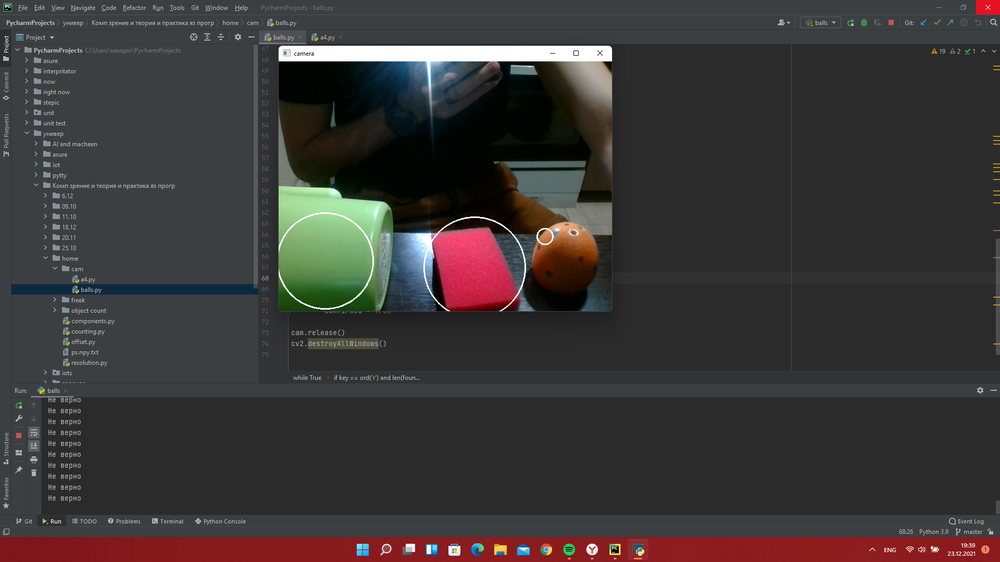
#> input picture comp_vision/homework/balls/1.png, 1000 x 562 px, shrunk from 1920 x 1080 before the run, given in place of the camera
$ python 'not balls.py'
#> lines starting #> are read from the running program, lines starting #| are printed output that depends on the picture; after the words box and inside, x2 and y2 are one past the last pixel; in counts of white or black regions, pixels touching at a corner belong together
import cv2

cam = cv2.VideoCapture(0)
cv2.namedWindow('camera', cv2.WINDOW_KEEPRATIO)

balls_color_bondaries = [
    [(44, 100, 150), (85, 255, 255), 'green'],
    [(130, 120, 160), (180, 255, 255), 'red'],
    [(10, 120, 180), (50, 255, 255), 'yellow']
]

order = []
found = []
remembered = False
was_printed = False
confirmed = False
shown_order = []

while True:
    _, image = cam.read()
#> image is the input picture: shape (562, 1000, 3); mean B, G, R 54.2, 54.9, 58.6
    image = cv2.flip(image, 1)
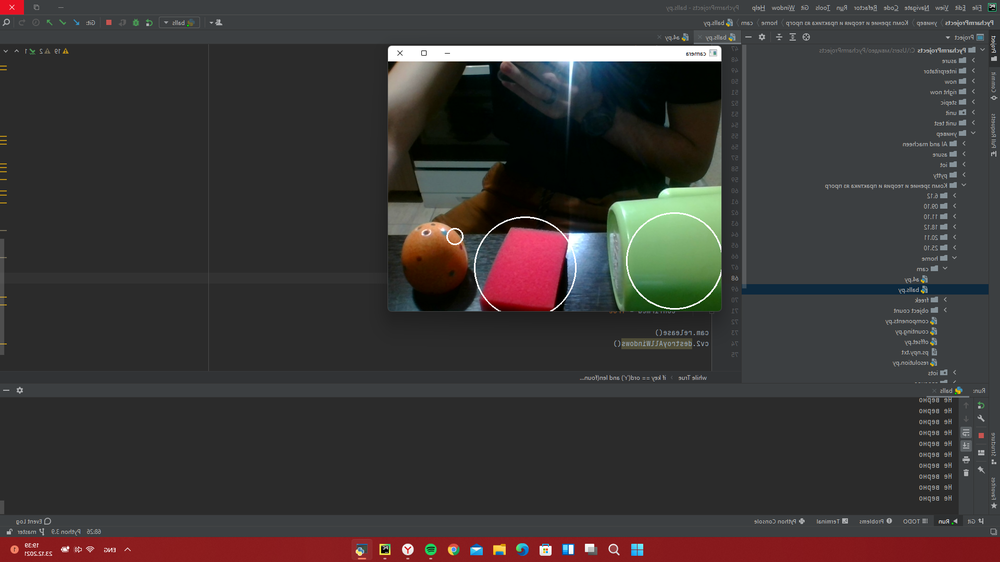
#> image: shape (562, 1000, 3); mean B, G, R 54.2, 54.9, 58.6
    blurred = cv2.GaussianBlur(image, (11, 11), 0)
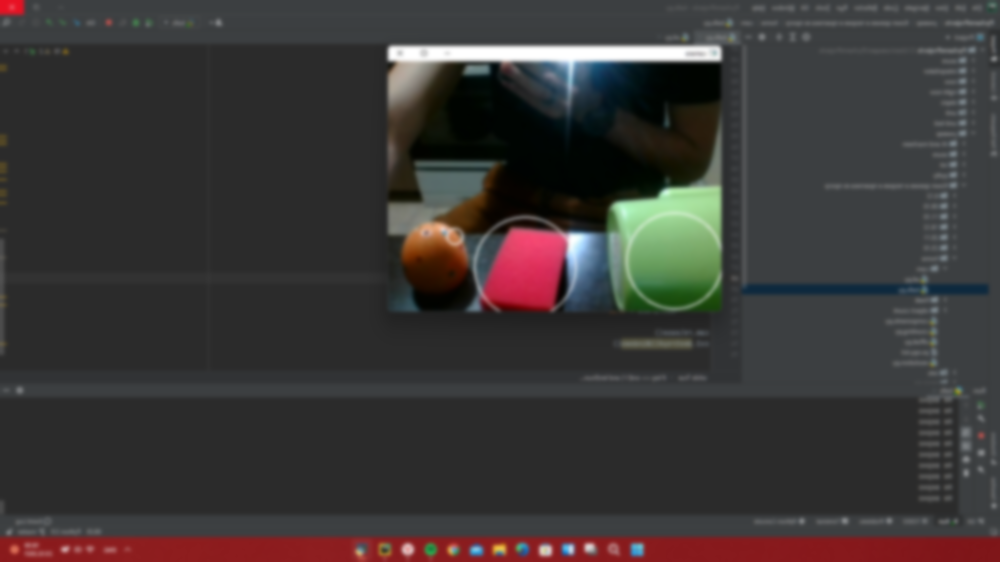
#> blurred: shape (562, 1000, 3); mean B, G, R 54.2, 54.9, 58.6
    hsv_image = cv2.cvtColor(blurred, cv2.COLOR_BGR2HSV)
#> hsv_image: shape (562, 1000, 3); mean H, S, V 53.2, 38.6, 62.7

    if not remembered or confirmed:
        found = []
        for color_bound in balls_color_bondaries:
            mask = cv2.inRange(hsv_image, color_bound[0], color_bound[1])
            mask = cv2.erode(mask, None, iterations=2)
            mask = cv2.dilate(mask, None, iterations=2)

            cnt, _ = cv2.findContours(mask.copy(), cv2.RETR_EXTERNAL, cv2.CHAIN_APPROX_SIMPLE)

            if len(cnt) > 0:
                c_max = max(cnt, key=cv2.contourArea)
                (curr_x, curr_y), radius = cv2.minEnclosingCircle(c_max)
                if radius > 10:
                    cv2.circle(image, (int(curr_x), int(curr_y)), int(radius), (255, 255, 255), 2)
                    found.append({
                        'color': color_bound[2],
                        'center': (curr_x, curr_y)
                    })
#> this loop made 3 passes
#> (curr_x, curr_y, radius) on passes 1 to 3: (675.5, 261.5, 42.36), (524.5, 269.5, 49.91), (498.5, 547.5, 6.04)
#> pass 1, `mask = cv2.inRange(hsv_image, color_bound[0], color_bound[1])`:
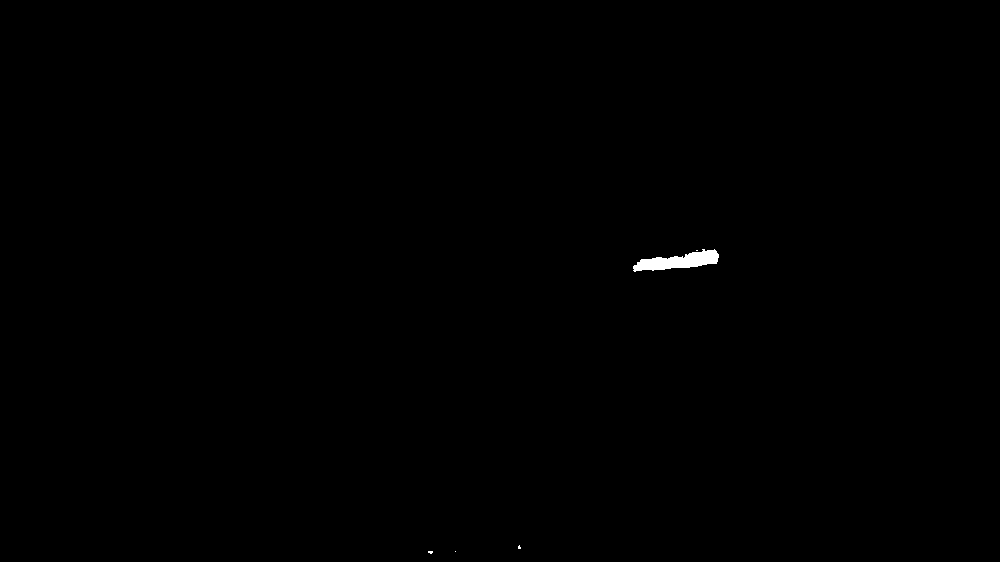
#> mask: shape (562, 1000); 0.19% white; 5 white regions (4 under 20 px), largest, box (x1, y1, x2, y2) and area: (633, 249, 719, 272) 1044
#> pass 2, `mask = cv2.inRange(hsv_image, color_bound[0], color_bound[1])`:
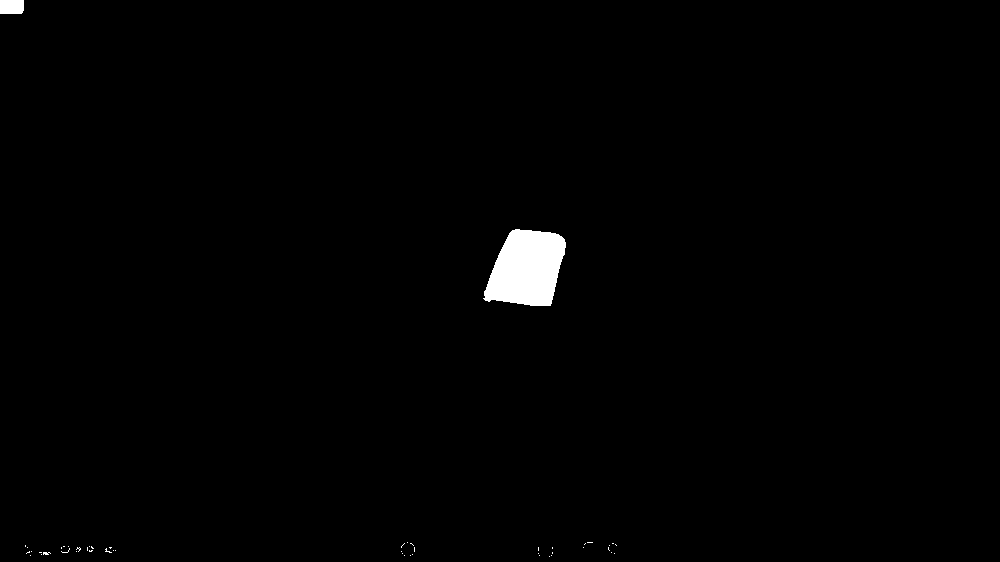
#> mask: shape (562, 1000); 0.92% white; 49 white regions (47 under 20 px), largest, box (x1, y1, x2, y2) and area: (483, 229, 566, 306) 4703, (0, 0, 24, 14) 332
#> after the loop:
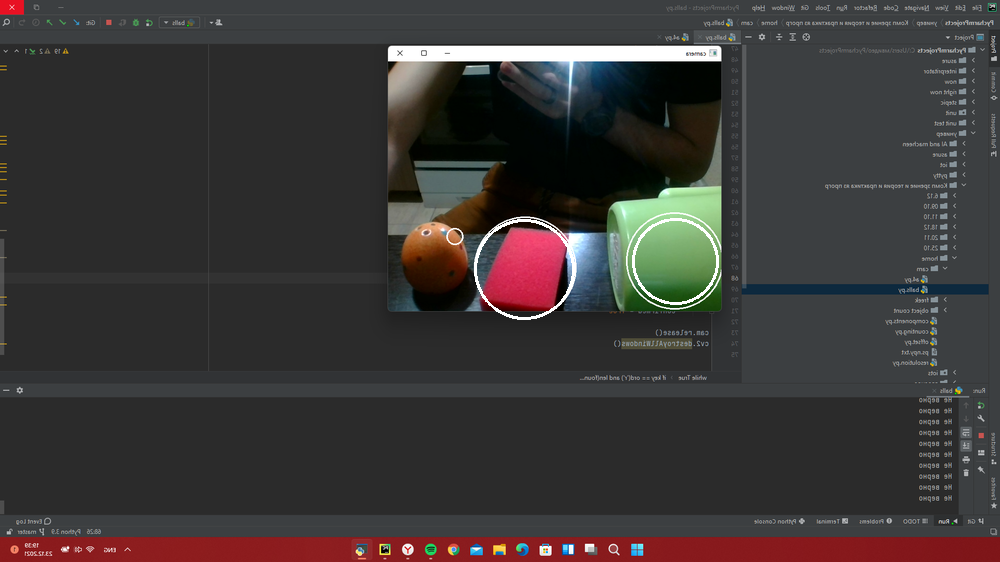
#> image: shape (562, 1000, 3); 0.3% of pixels changed, all inside (x1, y1, x2, y2) = (474, 218, 719, 320)
#> after the loop, found = 2 items

    if not was_printed and len(found) == 3:
        found = sorted(found, key=lambda item: item['center'][0])
        order = []
        for item in found:
            order.append(item['color'])
        was_printed = True

    if confirmed and len(found) == 3:
        found = sorted(found, key=lambda item: item['center'][0])
        shown_order = []
        for item in found:
            shown_order.append(item['color'])
        if shown_order != order:
            print('Не верно')
        else:
            print('Верно')
        was_printed = True

    cv2.imshow('camera', image)

    key = cv2.waitKey(1)
#> (key q is pressed here)
    if key == ord('q'):
        break
    if key == ord('r') and len(found) == 3:
        remembered = True
    if key == ord('p'):
        was_printed = False
        confirmed = True

cam.release()
cv2.destroyAllWindows()
